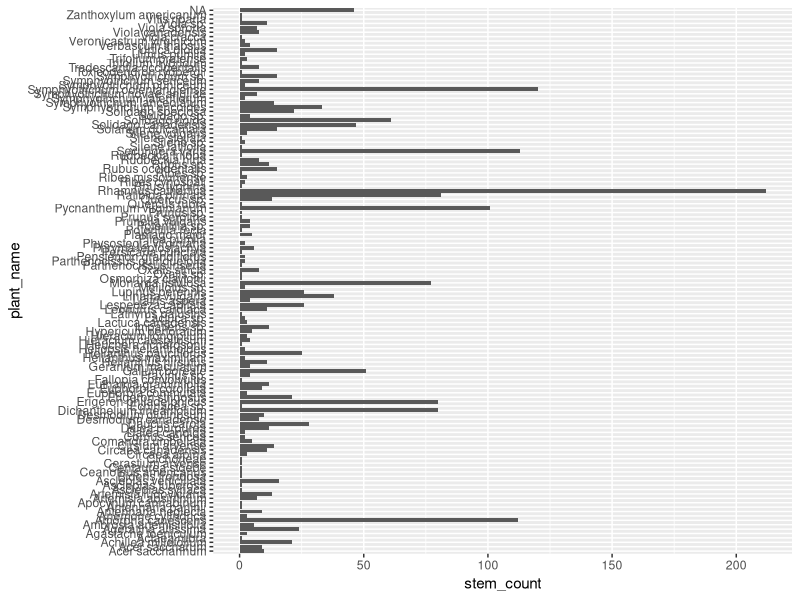
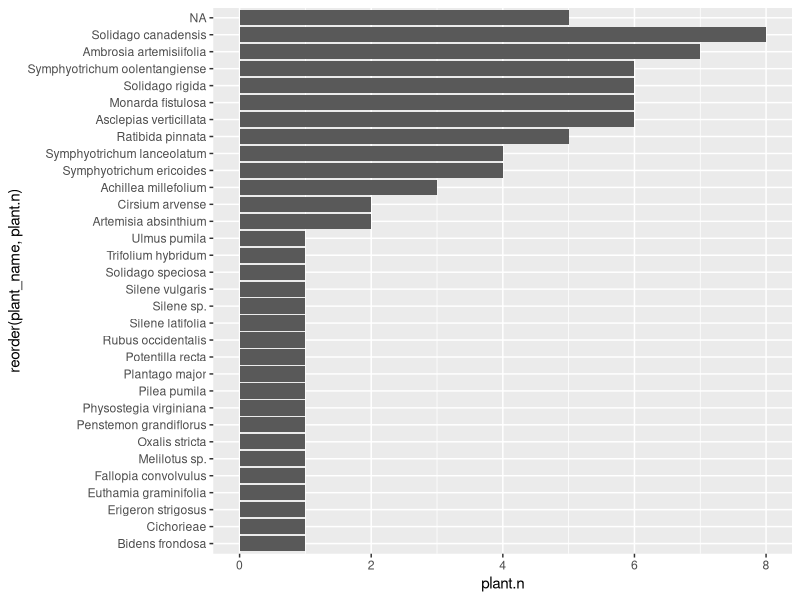
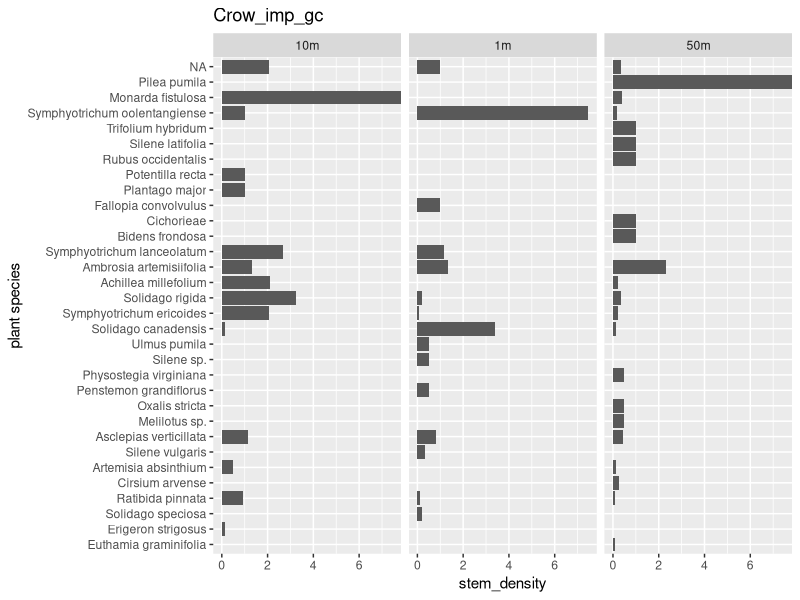
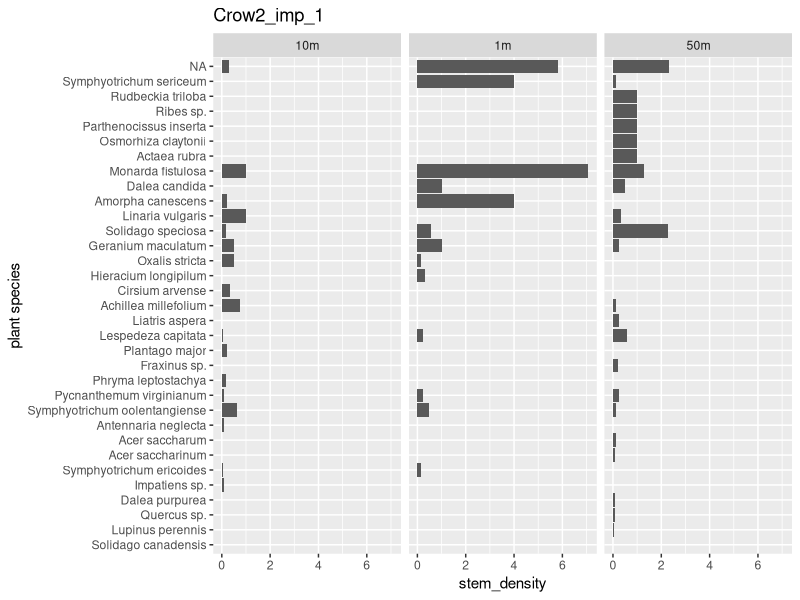
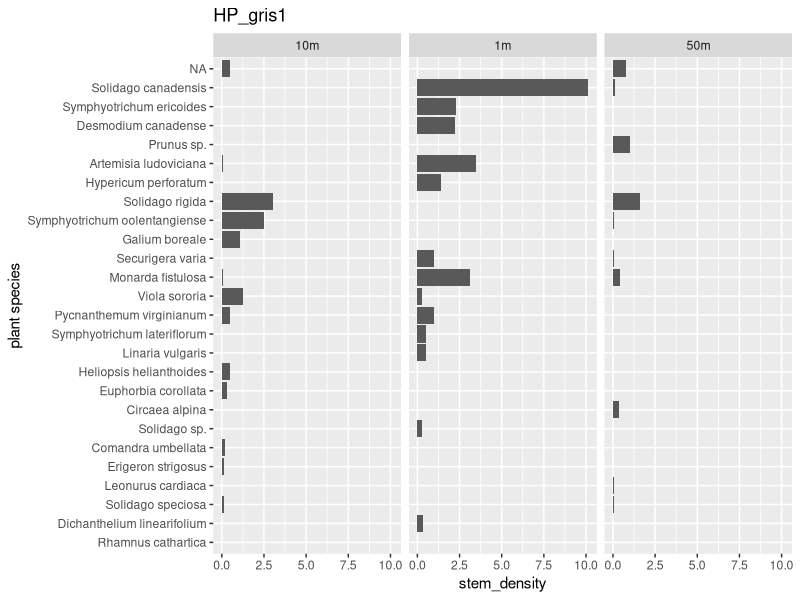
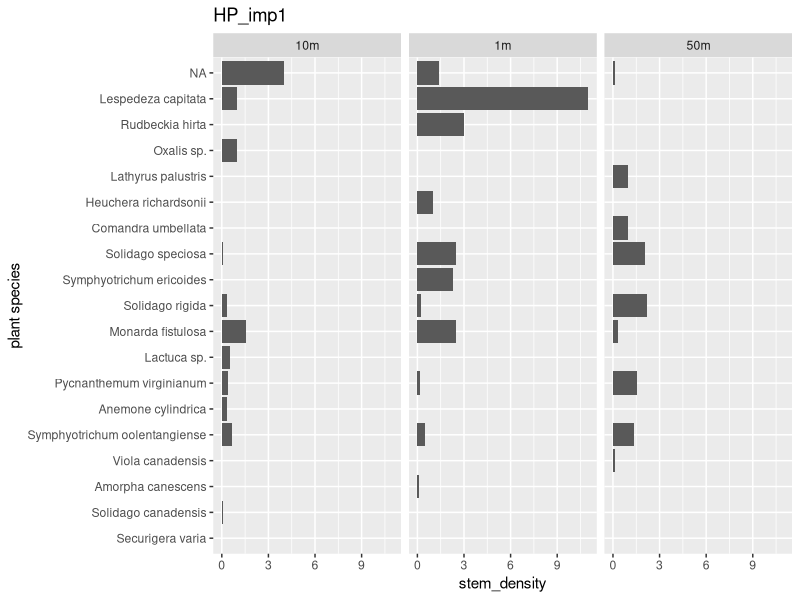
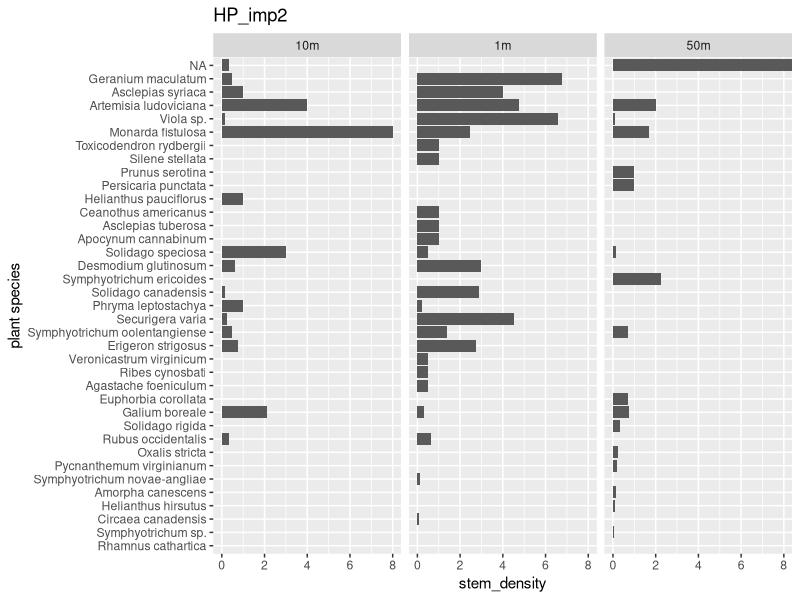
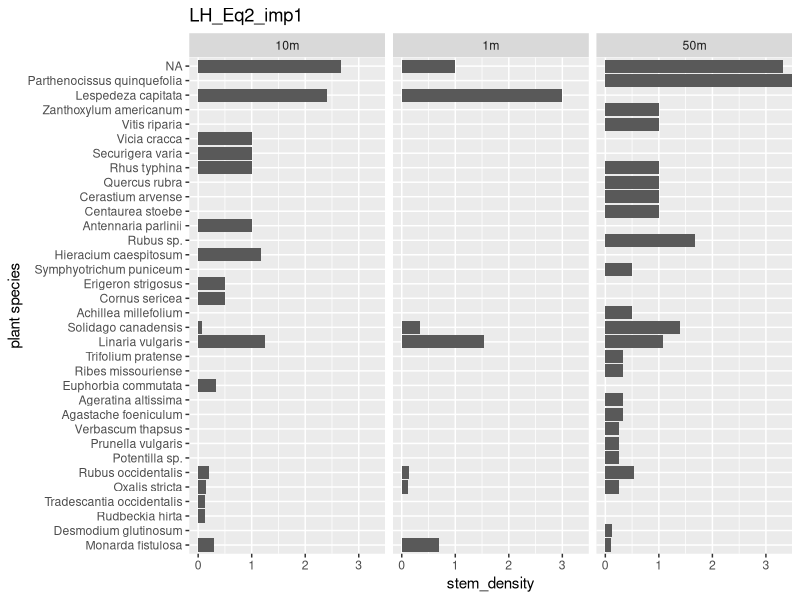

The R script that drew these images, in order:
# Nest Quest Plant Preliminary Data # SD 24/4/2025

#load packages
library(tidyverse)
library(lubridate)

#load data
plants <- read.csv("NQ_plants_data.csv")

#classifying variables
plants$site <- as.factor(plants$site)
plants$nest_ID <- as.factor(plants$nest_ID)
plants$plant_name <- as.factor(plants$plant_name)
plants$date <- as.Date(plants$date, format = "%m_%d_%Y") #convert to date
#plants = separate(data = plants, col = "date", into = c("day","month","year"),  sep = "_", remove = FALSE)
plants$stem_count <- as.integer(plants$stem_count) #error where "no count" is converted to NA
plants$stem_count <- plants$stem_count %>% replace(is.na(.), 0) #turning those NA's into 0's


#removing unessecary columns for simplicity
plants <- plants %>% select(-c('field_name', 'needs_id', 'Identifer'))


plants$plant_name[plants$plant_name==""] <- NA #convert blank values for to NA. These are plants with unknown identity. 


summary(plants) #check


ggplot(plants, aes(y = plant_name, x = stem_count)) +
  geom_bar(stat = "identity", position = "dodge") # just looking at all plants frequency

occurrence <- plants %>% count(plant_name, sort =TRUE) #occurrence of all plants in quadrats


# Looking at plant communities by nest
 nest_plants_summary <- plants %>% group_by(nest_ID) %>% summarize(total_species = n_distinct(plant_name),
                                            total_stems = sum(stem_count)) 
 

 ##
 nest_plant_comm <- plants %>% group_by(nest_ID, plant_name) %>% summarize(total_stems = sum(stem_count)) 
 
 occur_nest <- plants %>% count(plant_name, nest_ID, sort =TRUE)
 
 nest_plant_comm <- left_join(nest_plant_comm, occur_nest) %>% rename(plant.n = n) #joining number of occurrences of plant species at nest
 
 
 nest_plant_comm %>% 
   filter(nest_ID == "Crow_imp_gc") %>% 
 ggplot(aes(x = reorder(plant_name, plant.n), y = plant.n)) +
   geom_bar(stat = "identity") + coord_flip() 
  # labs(x = "Response (on a 1 to 5 scale)", y = "Number of respondents")
 
 
 #### Creating data set that includes quadrat distances
 nest_quadrats <- plants %>% 
   group_by(nest_ID, plant_name, quadrat_no) %>% 
   summarize(total_stems = sum(stem_count)) %>% 
   mutate(quadrat_distance = case_when(quadrat_no == "1N" ~ "1m",
                                       quadrat_no == "1S" ~ "1m",
                                       quadrat_no == "1E" ~ "1m",
                                       quadrat_no == "1W" ~ "1m",
                                       startsWith(quadrat_no, "10") ~ "10m",
                                       startsWith(quadrat_no, "50") ~ "50m")) # lumping quadrat distances together
   
 
 nest_quadrats$quadrat_distance <- as.factor(nest_quadrats$quadrat_distance)
 
 nest_quad_plant_n<- nest_quadrats %>% count(plant_name, nest_ID, quadrat_distance) %>% rename(plant.n = n) #getting number of plants for each species
 
 nest_quadrats <- full_join(nest_quadrats, nest_quad_plant_n) %>% mutate(stem_density = plant.n/total_stems) #, round, 2) # joining to main dataframe
 
 #plotting by plant abundance and quadrat distance, one plot per nest
 nest_quadrats %>% 
   filter(nest_ID == "Crow_imp_gc") %>% 
   ggplot(aes(y = reorder(plant_name, stem_density), x = stem_density)) +
   geom_bar(stat = "identity") +
   facet_wrap(vars(quadrat_distance), ncol = 3) +
 labs(x = "stem_density", y = "plant species") + 
   ggtitle("Crow_imp_gc")
 
 nest_quadrats %>% 
   filter(nest_ID == "Crow2_imp_1") %>% 
   ggplot(aes(y = reorder(plant_name, stem_density), x = stem_density)) +
   geom_bar(stat = "identity") +
   facet_wrap(vars(quadrat_distance), ncol = 3) +
   labs(x = "stem_density", y = "plant species") + 
   ggtitle("Crow2_imp_1")
 
 nest_quadrats %>% 
   filter(nest_ID == "HP_gris1") %>% 
   ggplot(aes(y = reorder(plant_name, stem_density), x = stem_density)) +
   geom_bar(stat = "identity") +
   facet_wrap(vars(quadrat_distance), ncol = 3) +
   labs(x = "stem_density", y = "plant species") + 
   ggtitle("HP_gris1")
 
 nest_quadrats %>% 
   filter(nest_ID == "HP_imp1") %>% 
   ggplot(aes(y = reorder(plant_name, stem_density), x = stem_density)) +
   geom_bar(stat = "identity") +
   facet_wrap(vars(quadrat_distance), ncol = 3) +
   labs(x = "stem_density", y = "plant species") + 
   ggtitle("HP_imp1")
 
 nest_quadrats %>% 
   filter(nest_ID == "HP_imp2") %>% 
   ggplot(aes(y = reorder(plant_name, stem_density), x = stem_density)) +
   geom_bar(stat = "identity") +
   facet_wrap(vars(quadrat_distance), ncol = 3) +
   labs(x = "stem_density", y = "plant species") + 
   ggtitle("HP_imp2")
 
 nest_quadrats %>% 
   filter(nest_ID == "LH_Eq2_imp1") %>% 
   ggplot(aes(y = reorder(plant_name, stem_density), x = stem_density)) +
   geom_bar(stat = "identity") +
   facet_wrap(vars(quadrat_distance), ncol = 3) +
   labs(x = "stem_density", y = "plant species") + 
   ggtitle("LH_Eq2_imp1")
 
 
 # Reading in habitat assessment data. This data included percent cover and litter data. 
 nq_habitat <- read.csv("nq_habitat.csv")
 
  
